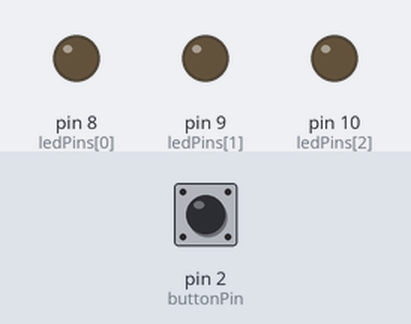
The sketch below on a simulated Arduino Uno, built with avr-gcc and run on an emulated ATmega328P. Shown: output pins drawn as LEDs (lit = HIGH). Inputs (shaded band) come from the test bench; at power-on: pin 2 (buttonPin) HIGH. Random numbers use the default seed unless the sketch sets one.

Above: at 1.2 s.
1.3 s: pin 2 (buttonPin) pulled LOW for 0.15 s
At 2.6 s:
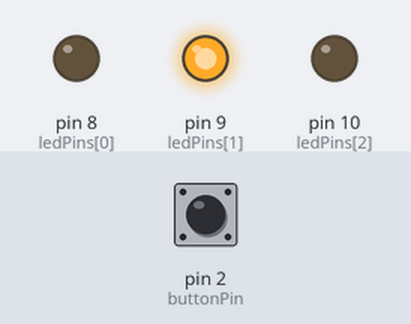
2.9 s: pin 2 (buttonPin) pulsed LOW 5 times (0.12 s each, 0.3 s apart)
At 5.0 s:
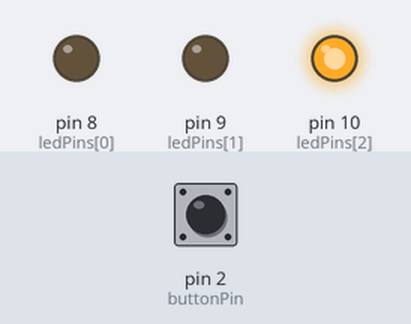
5.9 s: pin 2 (buttonPin) pulled LOW for 1 s
At 7.5 s:
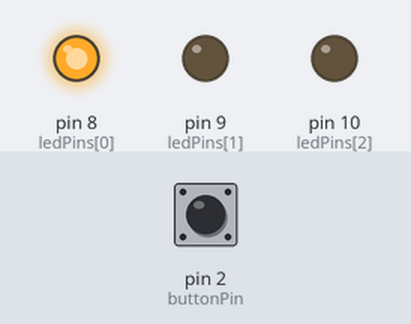
8.4 s: pin 2 (buttonPin) pulled LOW for 3.2 s
At 12.3 s:
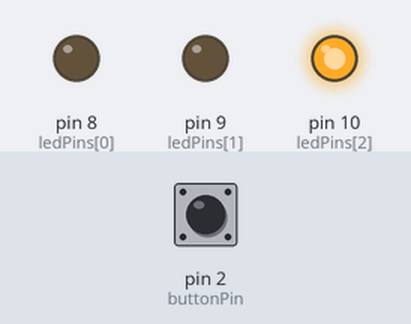
Timing chart, 0 to 13.8 s (numbered marks = the images above; inputs shaded):
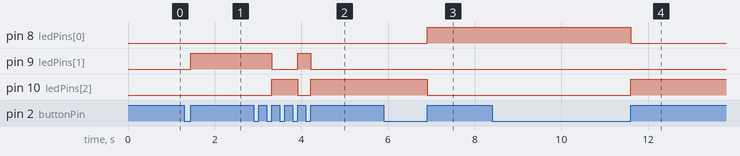

Measured:
- after the input at 1.3 s, pin 9 (ledPins[1]): LOW → HIGH after 0.15 s
- after the input at 2.9 s, pin 9 (ledPins[1]): HIGH → LOW after 0.42 s, → HIGH 0.60 s later, → LOW 0.30 s later; pin 10 (ledPins[2]): LOW → HIGH after 0.42 s, → LOW 0.60 s later, → HIGH 0.30 s later
- after the input at 5.9 s, pin 8 (ledPins[0]): LOW → HIGH after 1.0 s; pin 10 (ledPins[2]): HIGH → LOW after 1.0 s
- after the input at 8.4 s, pin 8 (ledPins[0]): HIGH → LOW after 3.2 s; pin 10 (ledPins[2]): LOW → HIGH after 3.2 s

The sketch:

button_random_led_copy.ino
```cpp
const int buttonPin = 2;    // Pin connected to the button
const int ledPins[] = {8, 9, 10}; // Pins connected to the LEDs
int lastLED = -1;            // Track the last LED that was lit up

void setup() {
  pinMode(buttonPin, INPUT_PULLUP); // Initialize button pin as input with internal pull-up resistor

  // Initialize all LED pins as outputs
  for (int i = 0; i < 3; i++) {
    pinMode(ledPins[i], OUTPUT);
    digitalWrite(ledPins[i], LOW); // Make sure all LEDs are off initially
  }
}

void loop() {
  int buttonState = digitalRead(buttonPin); // Read the button state

  if (buttonState == LOW) { // Button is pressed
    delay(50); // Debounce delay
    while (digitalRead(buttonPin) == LOW); // Wait for button release

    if (lastLED != -1) {
      digitalWrite(ledPins[lastLED], LOW); // Turn off the previous LED
    }

    // Choose a random LED to turn on
    int randomLED = random(0, 3);
    digitalWrite(ledPins[randomLED], HIGH);

    lastLED = randomLED; // Update lastLED to the current LED
  }
}
```
